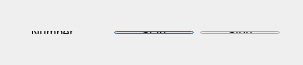
<?xml version="1.0" encoding="UTF-8"?>
<ui version="4.0">
 <class>Dialog</class>
 <widget class="QDialog" name="Dialog">
  <property name="geometry">
   <rect>
    <x>0</x>
    <y>0</y>
    <width>303</width>
    <height>65</height>
   </rect>
  </property>
  <property name="windowTitle">
   <string>Dialog</string>
  </property>
  <widget class="QWidget" name="">
   <property name="geometry">
    <rect>
     <x>20</x>
     <y>20</y>
     <width>271</width>
     <height>25</height>
    </rect>
   </property>
   <layout class="QHBoxLayout" name="horizontalLayout">
    <item>
     <widget class="QLabel" name="label">
      <property name="text">
       <string>Number</string>
      </property>
     </widget>
    </item>
    <item>
     <spacer name="horizontalSpacer">
      <property name="orientation">
       <enum>Qt::Horizontal</enum>
      </property>
      <property name="sizeHint" stdset="0">
       <size>
        <width>40</width>
        <height>20</height>
       </size>
      </property>
     </spacer>
    </item>
    <item>
     <widget class="QPushButton" name="pushButton">
      <property name="text">
       <string>Start</string>
      </property>
     </widget>
    </item>
    <item>
     <widget class="QPushButton" name="pushButton_2">
      <property name="text">
       <string>Stop</string>
      </property>
     </widget>
    </item>
   </layout>
  </widget>
 </widget>
 <layoutdefault spacing="6" margin="11"/>
 <resources/>
 <connections/>
</ui>
